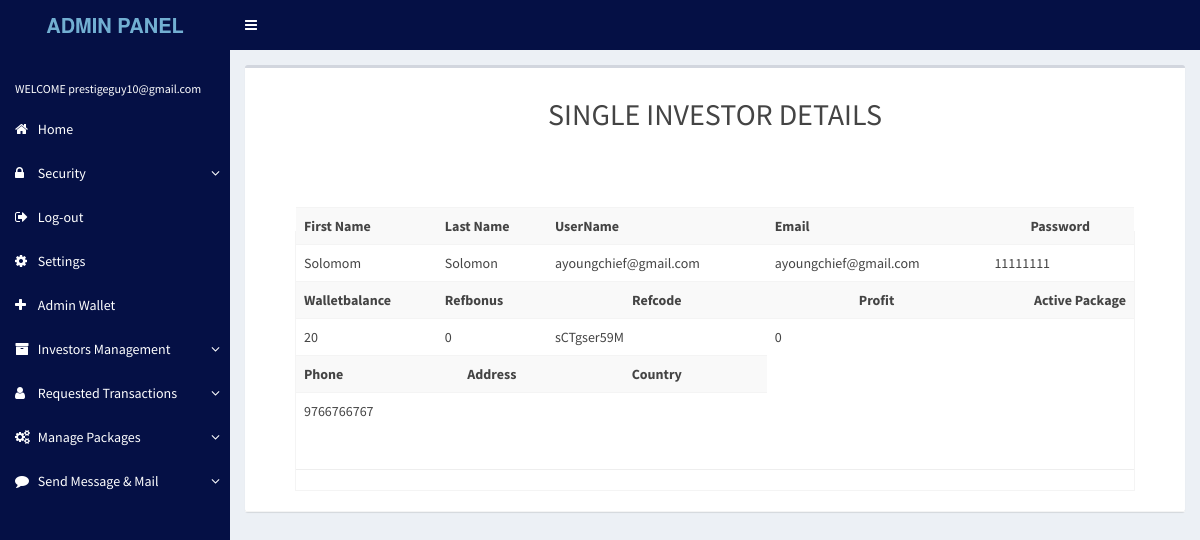
The page /admin/c2wad/views.php?email=ayoungchief@gmail.com (signed in) on the database its author committed.
### tables this page shows
CREATE TABLE `users` (
  `id` int(6) NOT NULL,
  `fname` varchar(255) NOT NULL,
  `lname` varchar(255) NOT NULL,
  `username` varchar(200) NOT NULL,
  `email` varchar(200) NOT NULL,
  `password` varchar(200) NOT NULL,
  `token` varchar(10) NOT NULL,
  `refcode` varchar(10) NOT NULL,
  `package` varchar(200) NOT NULL,
  `image` varchar(2000) NOT NULL,
  `verify` tinyint(4) NOT NULL,
  `session` tinyint(4) NOT NULL,
  `activate` tinyint(4) NOT NULL,
  `referred` varchar(100) NOT NULL,
  `profit` double NOT NULL,
  `refbonus` double NOT NULL,
  `walletbalance` double NOT NULL,
  `pm` varchar(100) NOT NULL,
  `eth` varchar(100) NOT NULL,
  `btc` varchar(100) NOT NULL,
  `2fa` tinyint(4) NOT NULL,
  `pname` varchar(111) NOT NULL,
  `increase` double NOT NULL,
  `bonus` double NOT NULL,
  `duration` int(111) NOT NULL,
  `pdate` varchar(111) NOT NULL,
  `froms` double NOT NULL,
  `usd` double NOT NULL,
  `date` timestamp NOT NULL DEFAULT current_timestamp(),
  `phone` varchar(100) NOT NULL,
  `address` varchar(100) NOT NULL,
  `country` varchar(100) NOT NULL
);

### admin/c2wad/views.php (the view, shortened to what this page needs)
<?php
include "../../config/db.php";
include "header.php";
if(isset($_GET['email'])){
	$email = $_GET['email'];
}else{
	$email = '';
}
  $sql= "SELECT * FROM users WHERE email = '$email'";
			  $result = mysqli_query($link,$sql);
			  if(mysqli_num_rows($result) > 0){
          $row = mysqli_fetch_assoc($result);
        }
 $sql= "SELECT * FROM users WHERE email = '$email'";
			  $result = mysqli_query($link,$sql);
			  if(mysqli_num_rows($result) > 0){
          $row = mysqli_fetch_assoc($result);
        }
?>
  <div class="content-wrapper">
  <section class="content">
<div style="width:100%">
          <div class="box box-default">
            <div class="box-header with-border">
	<div class="row">
		 <h2 class="text-center">SINGLE INVESTOR DETAILS</h2>
          </div>
          <div class="section-body">
                  <div class="col-lg-12">
            <div class="invoice" style="padding: 0px;">
              <div class="invoice-print">
                <div class="row">
                    <form action="user-edit.php?email=<?php echo $email ;?>" method="POST">
                <div  style="margin-top:-300px;" class="">
                  <div class="col-md-12">
                    <div class="table-responsive" style="border: 0px;">
                    <table class="table table-striped table-hover table-md">
                    <tr>
                    <th>First Name</th>
                         <th>Last Name</th>
                         <th>UserName</th>
                         <th>Email</th>
                         <th class="text-center">Password</th>
                       </tr>
                       </div>
                       <div class="form-group row mb-4">
                          <td> <?php echo  $row['fname'] ;?></td>
</div>
<div class="form-group row mb-4">
                          <td> <?php echo  $row['lname'] ;?></td>
</div>
<div class="form-group row mb-4">
                          <td> <?php echo  $row['username'] ;?></td>
</div>
 <div class="form-group row mb-4">
                          <td> <?php echo  $row['email'] ;?></td>
</div>
<div class="form-group row mb-4">
                          <td> <?php echo $row['password'] ;?></td>
                          </div>
                          </div>
                        <tr>
                        <th>Walletbalance</th>
                          <th>Refbonus</th>
                          <th class="text-center">Refcode</th>
                          <th class="text-center">Profit</th>
                          <th class="text-right">Active Package</th>
                        </tr>
                        <tr>
                    </div>
                    <div class="form-group row mb-4">
                          <td><?php echo $row['walletbalance'] ;?> </td>
</div><div class="form-group row mb-4">
                          <td><?php echo $row['refbonus'] ;?> </td>
</div>
<div class="form-group row mb-4">
                          <td> <?php echo $row['refcode'] ;?></td>
                          </div>
                          </div><div class="form-group row mb-4">
                          <td> <?php echo $row['profit'] ;?></td>
                          </div>
                          </div><div class="form-group row mb-4">
                          <td> <?php echo $row['pname'] ;?></td>
</div>
                    <tr>
                          <th>Phone</th>
                          <th class="text-center">Address</th>
                          <th class="text-center">Country</th>
                        </tr>
                        <tr>
                    </div><div class="form-group row mb-4">
                          <td> <?php echo $row['phone'] ;?></td>
</div>
<div class="form-group row mb-4">
                          <td> <?php echo $row['address'] ;?></td>
                          </div>
                          </div><div class="form-group row mb-4">
                          <td> <?php echo $row['country'] ;?></td>
                          </div>
                          </div>
                    </div>
                        <hr>
              </div>
            </div>
                      </div>

### rows shown on the page
users: fname "Solomom", lname "Solomon", username "ayoungchief@gmail.com", email "ayoungchief@gmail.com", password "11111111", walletbalance "20", refbonus "0", refcode "sCTgser59M", profit "0", phone "9766766767"

### other values the page prints
$_SESSION['email'] "prestigeguy10@gmail.com"
